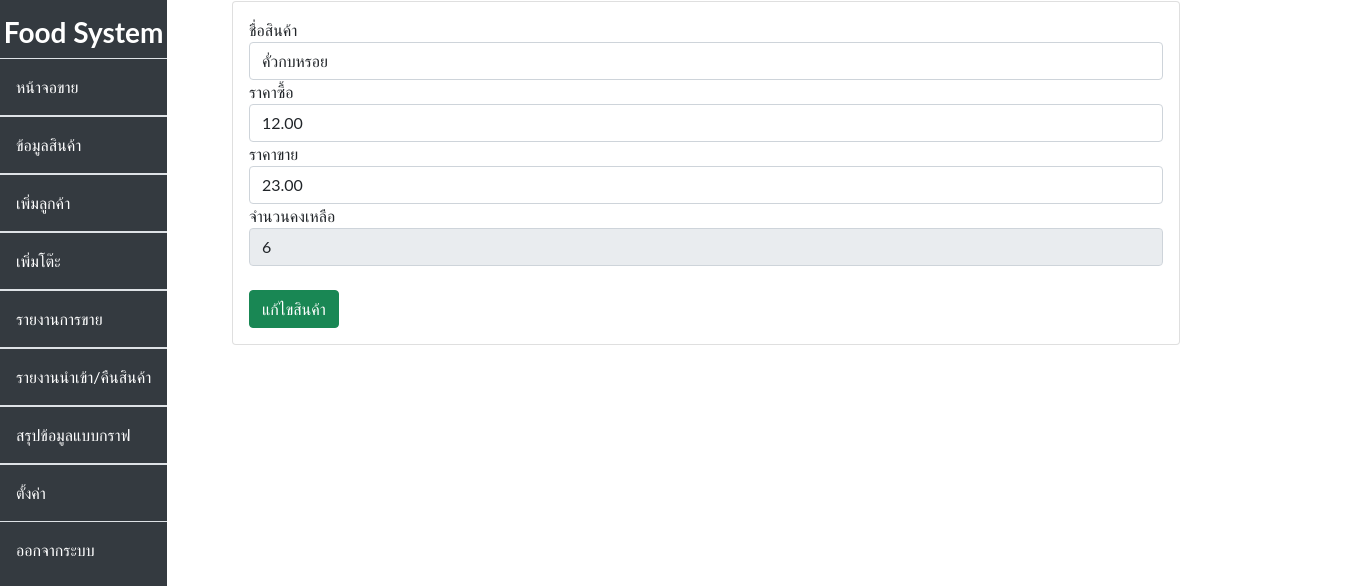
Page /edit.php?id=2 on the earlier database version.
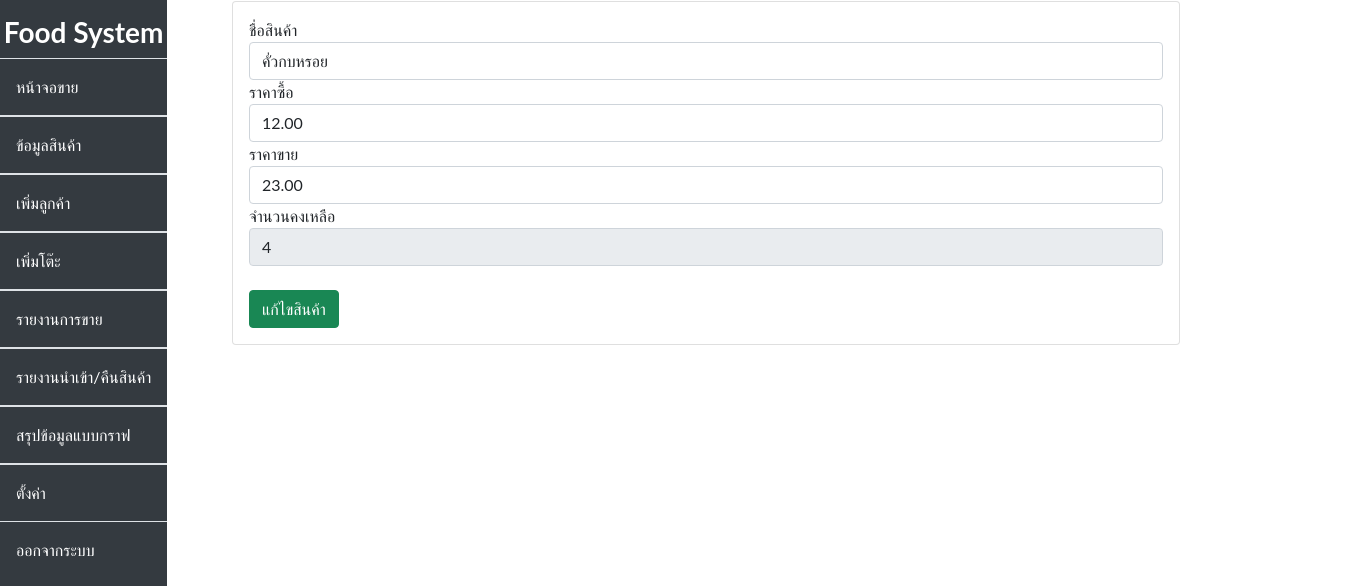
Same page on the later database version.
### tables this page shows
CREATE TABLE `product` (
  `id` int(11) NOT NULL,
  `food_name` varchar(100) NOT NULL,
  `price1` decimal(7,2) NOT NULL,
  `price2` decimal(7,2) NOT NULL,
  `qty` decimal(7,0) NOT NULL,
  `update_dt` datetime NOT NULL DEFAULT current_timestamp(),
  `img_path` varchar(255) DEFAULT NULL
);

### classes/Main.class.php (called while the page is built, shortened)
<?php
    class Main {
        private $dbhost = 'localhost';
        private $dbuser = 'root';
        private $dbpass = '';
        private $dbname = 'food';
        function __construct() {
            try {
                $conn = new mysqli($this->dbhost, $this->dbuser, $this->dbpass, $this->dbname);
                $this->dbcon = $conn;
            }catch(Exception $e){
                echo "
                    <div>
                        Database is Error connection : <b>".$e->getMessage()."</b><br/>
                    </div>
                ";
            }
        }
    }
?>

### classes/Product.class.php (called while the page is built, shortened)
<?php
require 'Main.class.php';
class Product extends Main{
    public function getProductById($id){
        $sql = "SELECT * FROM product WHERE id=".$id;
        $query = $this->dbcon->query($sql);
        if ($query){
            return $query->fetch_assoc();
        }
    }
}

### edit.php (the view, shortened to what this page needs)
<!DOCTYPE html>
<html lang="en">
<head>
    <?php require 'style/autoload.php'; ?>
</head>
<?php
    $obj = new Product;
    $product_list = $obj->getProductById($_GET['id']);
?>
<body>
    <?php require 'style/menu.php'; ?>
    <div class="container content" style="padding-left: 2rem;padding-right:10rem;">
        <form action="" method="POST">
            <div class="card">
                <div class="card-body">
                    <label for="">ชื่อสินค้า</label>
                    <input type="text" name="food_name" class="form-control" value="<?=$product_list['food_name']?>">
                    <label for="">ราคาซื้อ</label>
                    <input type="number" name="price1" class="form-control" value="<?=$product_list['price1']?>">
                    <label for="">ราคาขาย</label>
                    <input type="number" name="price2" class="form-control" value="<?=$product_list['price2']?>">
                    <label for="">จำนวนคงเหลือ</label>
                    <input type="number" name="qty" disabled class="form-control" value="<?=$product_list['qty']?>">
                    <br>
                    <button type="submit" name="btnclick" class="btn btn-success">แก้ไขสินค้า</button>
                </div>
            </div>
        </form>
    </div>
</body>
</html>

Differences in the rows shown:
changed product "คั่วกบหรอย": qty "6" → "4"
